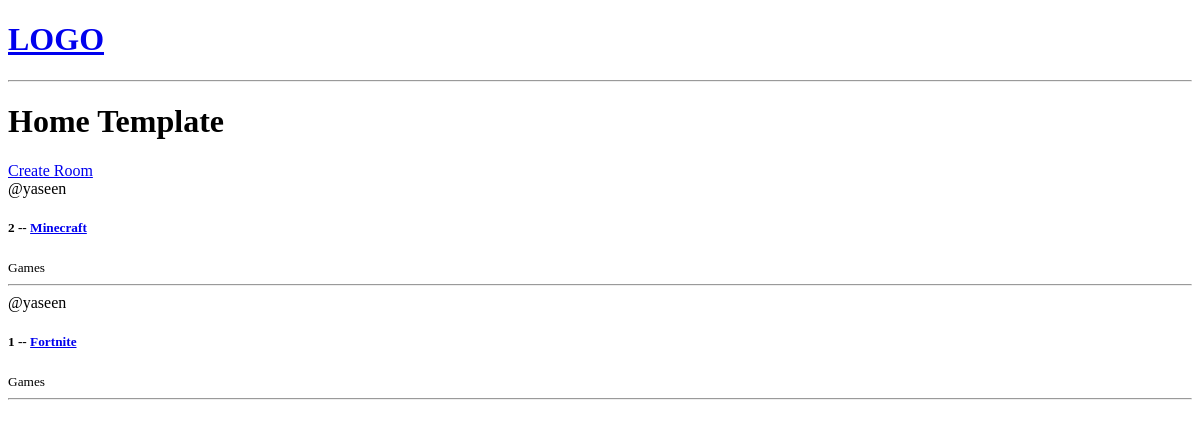
The app's page /, older data.
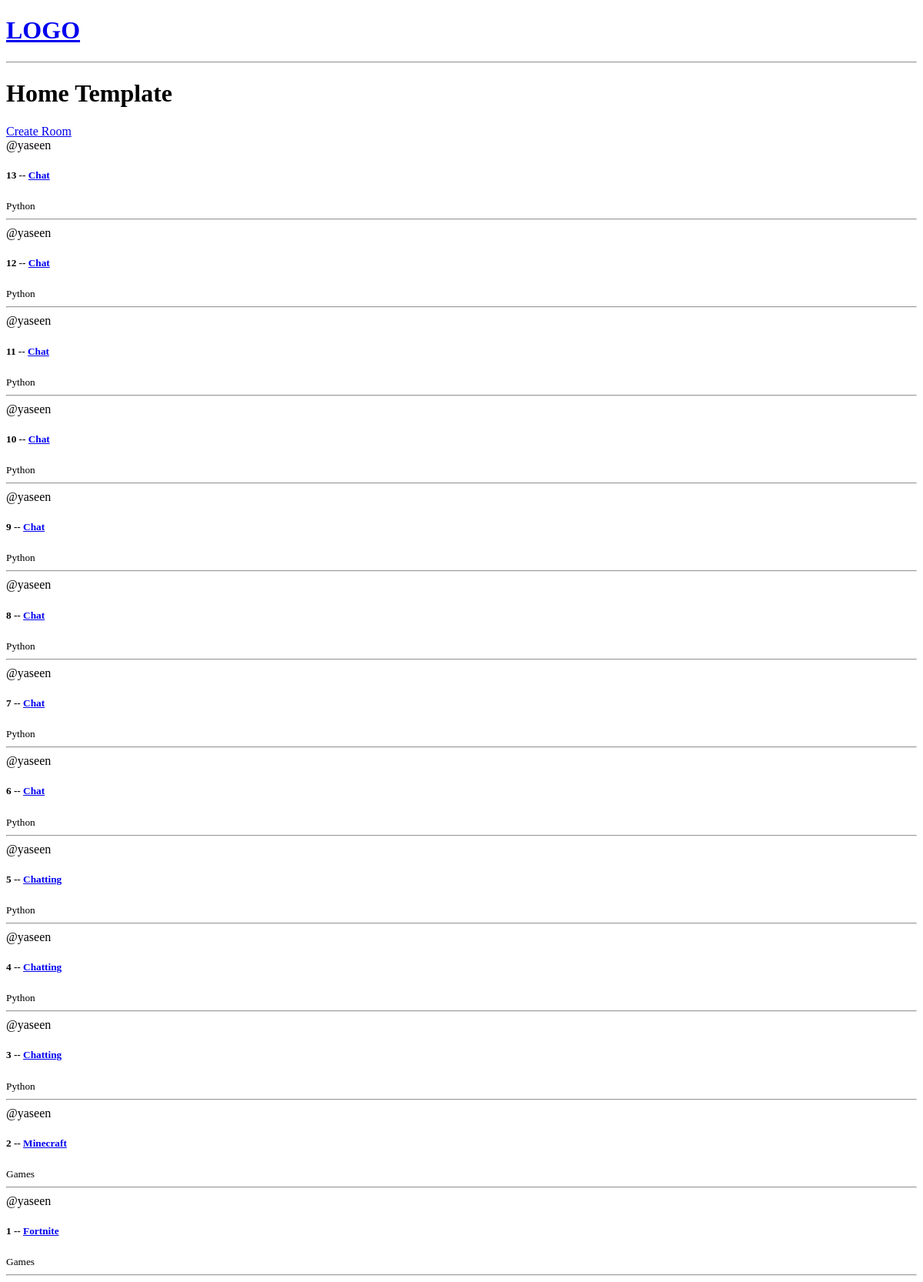
The same page, newer data.
### base/models.py (models this page shows, shortened)
class Room(models.Model):
    host = models.ForeignKey(User, on_delete=models.SET_NULL, null=True)
    topic = models.ForeignKey(Topic, on_delete=models.SET_NULL, null=True)
    name = models.CharField(max_length=200)
    description = models.TextField(null=True, blank=True) # null for database and blank for from (ui)
    updated = models.DateField(auto_now=True)     # it takes time every time (to get last time it updated)
    created = models.DateField(auto_now_add=True) # it takes time when we created (only at the first time)
    class Meta:
        ordering = ['-id'] # descending order by id

class Topic(models.Model):
    name = models.CharField(max_length=200)

### base/views.py (the view)
# urls.py: path('', views.home, name="home"),
def home(request):
    rooms = Room.objects.all()
    for x in rooms:
        print(x.created)
    context = {'rooms': rooms}
    return render(request, 'base/home.html' , context)

### base/templates/base/home.html
{% extends 'main.html' %}
{% block content %}
<h1>Home Template</h1>
<div>
    <a href="{% url 'create-room' %}">Create Room</a>
    <div>
        {% for room in rooms %}
            <div>
                <span>@{{ room.host.username }}</span>
                <h5>{{ room.id }} -- <a href="/room/{{ room.id }}/">{{ room.name }}</a></h5>
                <small>{{ room.topic.name }}</small>
                <hr>
            </div>
        {% endfor %}
    </div>
</div>
{% endblock %}

Row changes from the older to the newer data that the page shows:
added Room: host.username "yaseen", id "13", name "Chat", topic.name "Python"
added Room: host.username "yaseen", id "12", name "Chat", topic.name "Python"
added Room: host.username "yaseen", id "11", name "Chat", topic.name "Python"
added Room: host.username "yaseen", id "10", name "Chat", topic.name "Python"
added Room: host.username "yaseen", id "9", name "Chat", topic.name "Python"
added Room: host.username "yaseen", id "8", name "Chat", topic.name "Python"
added Room: host.username "yaseen", id "7", name "Chat", topic.name "Python"
added Room: host.username "yaseen", id "6", name "Chat", topic.name "Python"
added Room: host.username "yaseen", id "5", name "Chatting", topic.name "Python"
added Room: host.username "yaseen", id "4", name "Chatting", topic.name "Python"
added Room: host.username "yaseen", id "3", name "Chatting", topic.name "Python"
